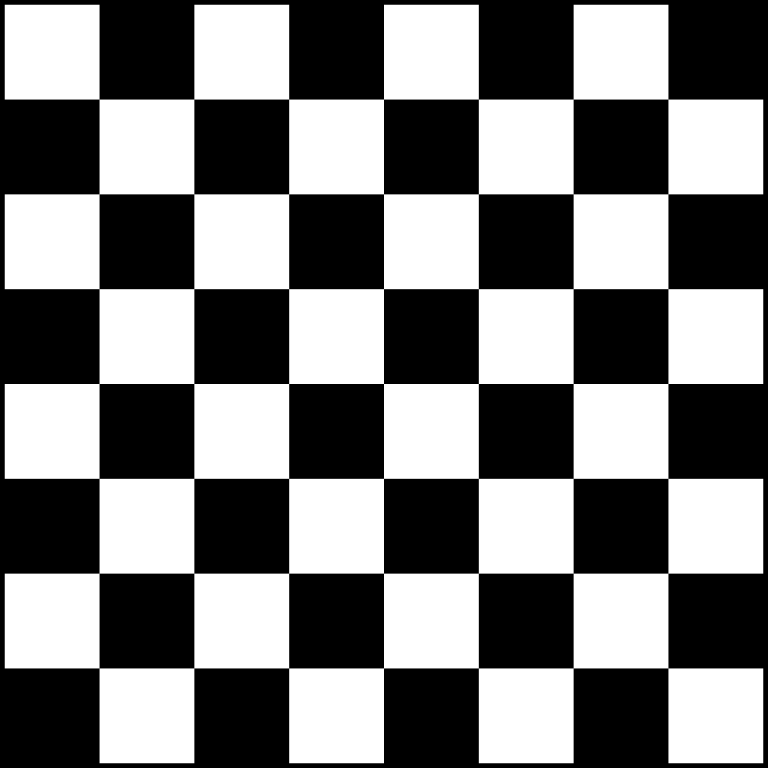
#> input picture Python Tutorial OpenCV/src/chessboard.png, 768 x 768 px
$ python 6_Corner_detection.py
#> lines starting #> are read from the running program, lines starting #| are printed output that depends on the picture; after the words box and inside, x2 and y2 are one past the last pixel; in counts of white or black regions, pixels touching at a corner belong together
# Create by Packetsss
# Personal use is allowed
# Commercial use is prohibited

import cv2
import numpy as np

img = cv2.imread("src/chessboard.png")
#> img is the input picture: shape (768, 768, 3); min 0, max 255, mean 124.4
gray = cv2.cvtColor(img, cv2.COLOR_BGR2GRAY)

corners = cv2.goodFeaturesToTrack(gray, 100, 0.2, 20)
#> corners = 79 rows, first 8: [384, 384], [478, 384], [289, 383], [384, 478], [383, 289], [288, 479], [479, 288], [479, 479]
# Shi-Tomasi Corner Detector
# img, # of best corners, minimum quality: 0(bad) --> 1(good), minimum euclidean distance: pythagorean theorem

corners = np.int0(corners)
# convert to int

for corner in corners:
    x, y = corner.ravel()
    # flatten the arr; [[3, 2]] or [[[3]], [[2]]] --> [3, 2]

    cv2.circle(img, (x, y), 5, (255, 0, 0), -1)
#> this loop made 79 passes
#> (x, y) on passes 1 to 12: (384, 384), (478, 384), (289, 383), (384, 478), (383, 289), (288, 479), (479, 288), (479, 479), (288, 288), (383, 573), (194, 384), (573, 383)
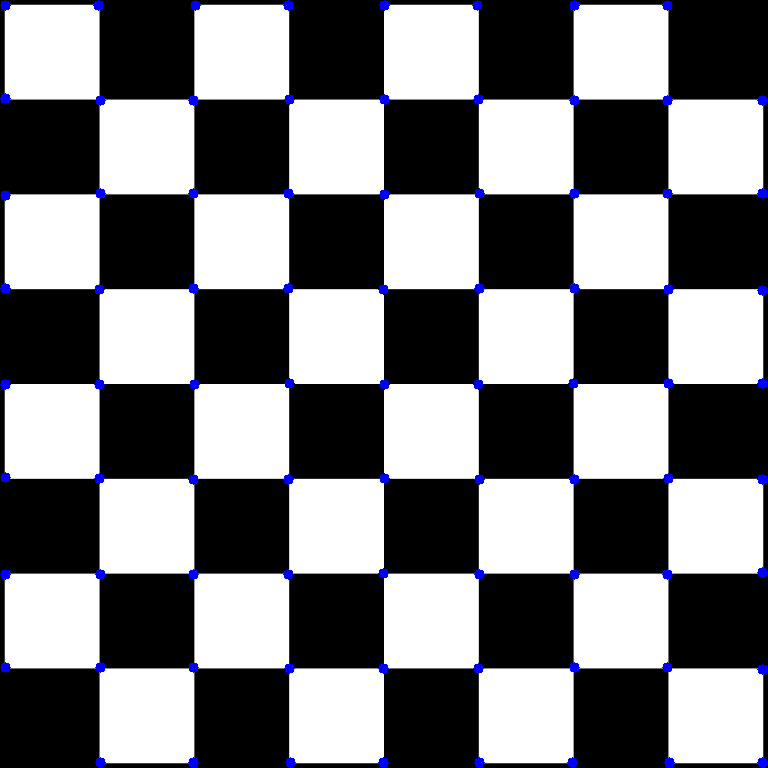
#> img: shape (768, 768, 3); 1.08% of pixels changed, all inside (x1, y1, x2, y2) = (0, 0, 768, 768)
    # draw circles in every corner

for i in range(len(corners)):
    for j in range(i + 1, len(corners)):
        corner1 = tuple(corners[i][0])
        # get 1st corner
        corner2 = tuple(corners[j][0])
        # get 2nd corner

        color = tuple(map(int, np.random.randint(0, 255, size=3)))
        # easier way to create a random color, output --> (129, 172, 85)

        cv2.line(img, corner1, corner2, color, 1)
#> this loop made 79 passes
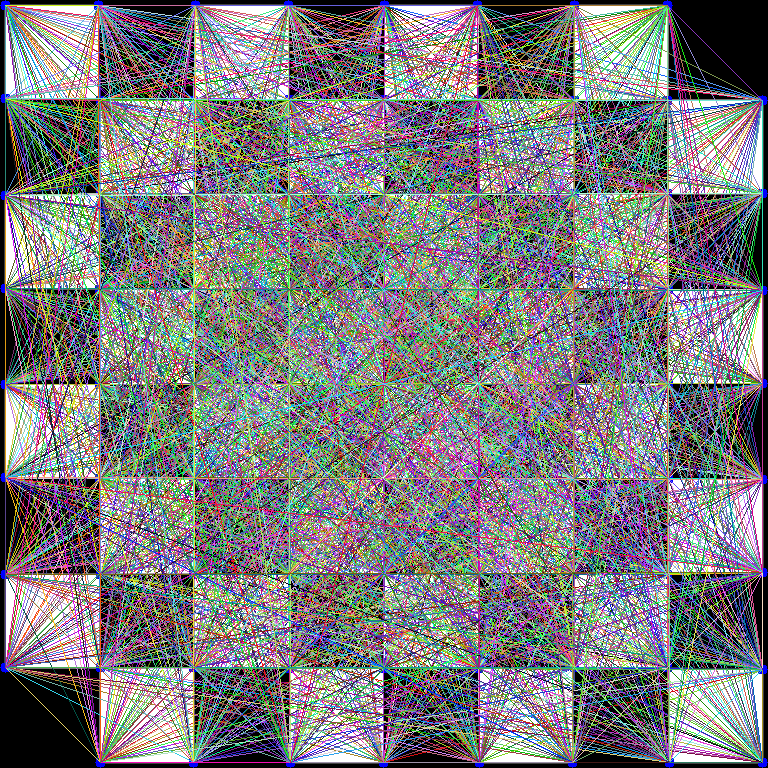
#> img: shape (768, 768, 3); mean B, G, R 125.8, 123.5, 124.3
        # connect every corner by lines


cv2.imshow("Image", img)
cv2.waitKey()
cv2.destroyAllWindows()
